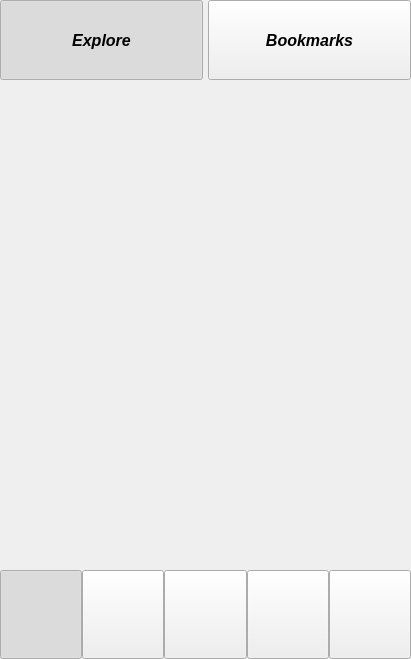
<?xml version="1.0" encoding="UTF-8"?>
<ui version="4.0">
 <class>HomePage</class>
 <widget class="QWidget" name="HomePage">
  <property name="enabled">
   <bool>true</bool>
  </property>
  <property name="geometry">
   <rect>
    <x>0</x>
    <y>0</y>
    <width>411</width>
    <height>659</height>
   </rect>
  </property>
  <property name="windowTitle">
   <string>HomePage</string>
  </property>
  <widget class="QWidget" name="footnav" native="true">
   <property name="geometry">
    <rect>
     <x>0</x>
     <y>570</y>
     <width>411</width>
     <height>89</height>
    </rect>
   </property>
   <property name="sizePolicy">
    <sizepolicy hsizetype="Fixed" vsizetype="Fixed">
     <horstretch>0</horstretch>
     <verstretch>0</verstretch>
    </sizepolicy>
   </property>
   <property name="autoFillBackground">
    <bool>false</bool>
   </property>
   <layout class="QHBoxLayout" name="horizontalLayout">
    <property name="spacing">
     <number>0</number>
    </property>
    <property name="leftMargin">
     <number>0</number>
    </property>
    <property name="topMargin">
     <number>0</number>
    </property>
    <property name="rightMargin">
     <number>0</number>
    </property>
    <property name="bottomMargin">
     <number>0</number>
    </property>
    <item>
     <widget class="QPushButton" name="homeBtn">
      <property name="sizePolicy">
       <sizepolicy hsizetype="Expanding" vsizetype="Expanding">
        <horstretch>0</horstretch>
        <verstretch>0</verstretch>
       </sizepolicy>
      </property>
      <property name="text">
       <string/>
      </property>
      <property name="icon">
       <iconset resource="res.qrc">
        <normaloff>:/res/home_icon.png</normaloff>:/res/home_icon.png</iconset>
      </property>
      <property name="iconSize">
       <size>
        <width>50</width>
        <height>50</height>
       </size>
      </property>
      <property name="checkable">
       <bool>true</bool>
      </property>
      <property name="checked">
       <bool>true</bool>
      </property>
     </widget>
    </item>
    <item>
     <widget class="QPushButton" name="followBtn">
      <property name="sizePolicy">
       <sizepolicy hsizetype="Expanding" vsizetype="Expanding">
        <horstretch>0</horstretch>
        <verstretch>0</verstretch>
       </sizepolicy>
      </property>
      <property name="text">
       <string/>
      </property>
      <property name="icon">
       <iconset resource="res.qrc">
        <normaloff>:/res/follow_icon.png</normaloff>:/res/follow_icon.png</iconset>
      </property>
      <property name="iconSize">
       <size>
        <width>50</width>
        <height>50</height>
       </size>
      </property>
      <property name="checkable">
       <bool>true</bool>
      </property>
     </widget>
    </item>
    <item>
     <widget class="QPushButton" name="publishBtn">
      <property name="sizePolicy">
       <sizepolicy hsizetype="Expanding" vsizetype="Expanding">
        <horstretch>0</horstretch>
        <verstretch>0</verstretch>
       </sizepolicy>
      </property>
      <property name="text">
       <string/>
      </property>
      <property name="icon">
       <iconset resource="res.qrc">
        <normaloff>:/res/publish_icon.png</normaloff>:/res/publish_icon.png</iconset>
      </property>
      <property name="iconSize">
       <size>
        <width>50</width>
        <height>50</height>
       </size>
      </property>
      <property name="checkable">
       <bool>true</bool>
      </property>
     </widget>
    </item>
    <item>
     <widget class="QPushButton" name="petBtn">
      <property name="sizePolicy">
       <sizepolicy hsizetype="Expanding" vsizetype="Expanding">
        <horstretch>0</horstretch>
        <verstretch>0</verstretch>
       </sizepolicy>
      </property>
      <property name="text">
       <string/>
      </property>
      <property name="icon">
       <iconset resource="res.qrc">
        <normaloff>:/res/cat_icon.png</normaloff>:/res/cat_icon.png</iconset>
      </property>
      <property name="iconSize">
       <size>
        <width>50</width>
        <height>50</height>
       </size>
      </property>
      <property name="checkable">
       <bool>true</bool>
      </property>
     </widget>
    </item>
    <item>
     <widget class="QPushButton" name="mineBtn">
      <property name="sizePolicy">
       <sizepolicy hsizetype="Expanding" vsizetype="Expanding">
        <horstretch>0</horstretch>
        <verstretch>0</verstretch>
       </sizepolicy>
      </property>
      <property name="text">
       <string/>
      </property>
      <property name="icon">
       <iconset resource="res.qrc">
        <normaloff>:/res/mine_icon.png</normaloff>:/res/mine_icon.png</iconset>
      </property>
      <property name="iconSize">
       <size>
        <width>50</width>
        <height>50</height>
       </size>
      </property>
      <property name="checkable">
       <bool>true</bool>
      </property>
     </widget>
    </item>
   </layout>
  </widget>
  <widget class="QStackedWidget" name="stackedWidget">
   <property name="geometry">
    <rect>
     <x>0</x>
     <y>0</y>
     <width>411</width>
     <height>570</height>
    </rect>
   </property>
   <property name="sizePolicy">
    <sizepolicy hsizetype="Fixed" vsizetype="Fixed">
     <horstretch>0</horstretch>
     <verstretch>0</verstretch>
    </sizepolicy>
   </property>
   <widget class="QWidget" name="homepage">
    <widget class="QWidget" name="headnav" native="true">
     <property name="geometry">
      <rect>
       <x>0</x>
       <y>0</y>
       <width>411</width>
       <height>80</height>
      </rect>
     </property>
     <property name="sizePolicy">
      <sizepolicy hsizetype="Fixed" vsizetype="Fixed">
       <horstretch>0</horstretch>
       <verstretch>0</verstretch>
      </sizepolicy>
     </property>
     <layout class="QHBoxLayout" name="horizontalLayout_2">
      <property name="spacing">
       <number>5</number>
      </property>
      <property name="leftMargin">
       <number>0</number>
      </property>
      <property name="topMargin">
       <number>0</number>
      </property>
      <property name="rightMargin">
       <number>0</number>
      </property>
      <property name="bottomMargin">
       <number>0</number>
      </property>
      <item>
       <widget class="QPushButton" name="recommendBtn">
        <property name="sizePolicy">
         <sizepolicy hsizetype="Expanding" vsizetype="Expanding">
          <horstretch>0</horstretch>
          <verstretch>0</verstretch>
         </sizepolicy>
        </property>
        <property name="font">
         <font>
          <pointsize>12</pointsize>
          <italic>true</italic>
          <bold>true</bold>
         </font>
        </property>
        <property name="text">
         <string>Explore</string>
        </property>
        <property name="checkable">
         <bool>true</bool>
        </property>
        <property name="checked">
         <bool>true</bool>
        </property>
       </widget>
      </item>
      <item>
       <widget class="QPushButton" name="followheadBtn">
        <property name="sizePolicy">
         <sizepolicy hsizetype="Expanding" vsizetype="Expanding">
          <horstretch>0</horstretch>
          <verstretch>0</verstretch>
         </sizepolicy>
        </property>
        <property name="font">
         <font>
          <pointsize>12</pointsize>
          <italic>true</italic>
          <bold>true</bold>
         </font>
        </property>
        <property name="text">
         <string>Bookmarks</string>
        </property>
        <property name="checkable">
         <bool>true</bool>
        </property>
       </widget>
      </item>
     </layout>
    </widget>
    <widget class="QScrollArea" name="contentScrollArea">
     <property name="geometry">
      <rect>
       <x>0</x>
       <y>80</y>
       <width>428</width>
       <height>491</height>
      </rect>
     </property>
     <property name="sizePolicy">
      <sizepolicy hsizetype="Fixed" vsizetype="Fixed">
       <horstretch>0</horstretch>
       <verstretch>0</verstretch>
      </sizepolicy>
     </property>
     <property name="frameShape">
      <enum>QFrame::NoFrame</enum>
     </property>
     <property name="lineWidth">
      <number>0</number>
     </property>
     <property name="verticalScrollBarPolicy">
      <enum>Qt::ScrollBarAlwaysOn</enum>
     </property>
     <property name="horizontalScrollBarPolicy">
      <enum>Qt::ScrollBarAlwaysOff</enum>
     </property>
     <property name="sizeAdjustPolicy">
      <enum>QAbstractScrollArea::AdjustToContents</enum>
     </property>
     <property name="widgetResizable">
      <bool>true</bool>
     </property>
     <widget class="QWidget" name="contentScrollAreaContent">
      <property name="geometry">
       <rect>
        <x>0</x>
        <y>0</y>
        <width>411</width>
        <height>491</height>
       </rect>
      </property>
      <property name="sizePolicy">
       <sizepolicy hsizetype="Preferred" vsizetype="Expanding">
        <horstretch>0</horstretch>
        <verstretch>0</verstretch>
       </sizepolicy>
      </property>
     </widget>
    </widget>
   </widget>
   <widget class="QWidget" name="followpage">
    <widget class="QPushButton" name="followpageheadBtn">
     <property name="geometry">
      <rect>
       <x>0</x>
       <y>0</y>
       <width>411</width>
       <height>80</height>
      </rect>
     </property>
     <property name="sizePolicy">
      <sizepolicy hsizetype="Fixed" vsizetype="Fixed">
       <horstretch>0</horstretch>
       <verstretch>0</verstretch>
      </sizepolicy>
     </property>
     <property name="font">
      <font>
       <pointsize>12</pointsize>
       <italic>true</italic>
       <bold>true</bold>
      </font>
     </property>
     <property name="text">
      <string>Following</string>
     </property>
    </widget>
    <widget class="QScrollArea" name="followScrollArea">
     <property name="geometry">
      <rect>
       <x>0</x>
       <y>80</y>
       <width>428</width>
       <height>491</height>
      </rect>
     </property>
     <property name="sizePolicy">
      <sizepolicy hsizetype="Fixed" vsizetype="Fixed">
       <horstretch>0</horstretch>
       <verstretch>0</verstretch>
      </sizepolicy>
     </property>
     <property name="frameShape">
      <enum>QFrame::NoFrame</enum>
     </property>
     <property name="lineWidth">
      <number>0</number>
     </property>
     <property name="verticalScrollBarPolicy">
      <enum>Qt::ScrollBarAlwaysOn</enum>
     </property>
     <property name="horizontalScrollBarPolicy">
      <enum>Qt::ScrollBarAlwaysOff</enum>
     </property>
     <property name="sizeAdjustPolicy">
      <enum>QAbstractScrollArea::AdjustToContents</enum>
     </property>
     <property name="widgetResizable">
      <bool>true</bool>
     </property>
     <widget class="QWidget" name="followScrollAreaContent">
      <property name="geometry">
       <rect>
        <x>0</x>
        <y>0</y>
        <width>411</width>
        <height>491</height>
       </rect>
      </property>
      <property name="sizePolicy">
       <sizepolicy hsizetype="Preferred" vsizetype="Expanding">
        <horstretch>0</horstretch>
        <verstretch>0</verstretch>
       </sizepolicy>
      </property>
     </widget>
    </widget>
   </widget>
   <widget class="QWidget" name="petpage">
    <property name="sizePolicy">
     <sizepolicy hsizetype="Preferred" vsizetype="Preferred">
      <horstretch>0</horstretch>
      <verstretch>0</verstretch>
     </sizepolicy>
    </property>
    <widget class="QPushButton" name="petpageheadBtn">
     <property name="geometry">
      <rect>
       <x>0</x>
       <y>0</y>
       <width>411</width>
       <height>80</height>
      </rect>
     </property>
     <property name="sizePolicy">
      <sizepolicy hsizetype="Fixed" vsizetype="Fixed">
       <horstretch>0</horstretch>
       <verstretch>0</verstretch>
      </sizepolicy>
     </property>
     <property name="font">
      <font>
       <pointsize>12</pointsize>
       <italic>true</italic>
       <bold>true</bold>
      </font>
     </property>
     <property name="text">
      <string>Pet</string>
     </property>
    </widget>
    <widget class="QScrollArea" name="petScrollArea">
     <property name="geometry">
      <rect>
       <x>0</x>
       <y>80</y>
       <width>428</width>
       <height>491</height>
      </rect>
     </property>
     <property name="sizePolicy">
      <sizepolicy hsizetype="Fixed" vsizetype="Expanding">
       <horstretch>0</horstretch>
       <verstretch>0</verstretch>
      </sizepolicy>
     </property>
     <property name="frameShape">
      <enum>QFrame::NoFrame</enum>
     </property>
     <property name="lineWidth">
      <number>0</number>
     </property>
     <property name="verticalScrollBarPolicy">
      <enum>Qt::ScrollBarAlwaysOn</enum>
     </property>
     <property name="horizontalScrollBarPolicy">
      <enum>Qt::ScrollBarAlwaysOff</enum>
     </property>
     <property name="sizeAdjustPolicy">
      <enum>QAbstractScrollArea::AdjustToContents</enum>
     </property>
     <property name="widgetResizable">
      <bool>true</bool>
     </property>
     <widget class="QWidget" name="petScrollAreaContent">
      <property name="geometry">
       <rect>
        <x>0</x>
        <y>0</y>
        <width>411</width>
        <height>491</height>
       </rect>
      </property>
      <property name="sizePolicy">
       <sizepolicy hsizetype="Preferred" vsizetype="Expanding">
        <horstretch>0</horstretch>
        <verstretch>0</verstretch>
       </sizepolicy>
      </property>
     </widget>
    </widget>
   </widget>
   <widget class="QWidget" name="minepage">
    <widget class="QPushButton" name="minepageheadBtn">
     <property name="geometry">
      <rect>
       <x>0</x>
       <y>0</y>
       <width>411</width>
       <height>80</height>
      </rect>
     </property>
     <property name="sizePolicy">
      <sizepolicy hsizetype="Fixed" vsizetype="Fixed">
       <horstretch>0</horstretch>
       <verstretch>0</verstretch>
      </sizepolicy>
     </property>
     <property name="font">
      <font>
       <pointsize>12</pointsize>
       <italic>true</italic>
       <bold>true</bold>
      </font>
     </property>
     <property name="text">
      <string>Profile</string>
     </property>
    </widget>
    <widget class="QWidget" name="profilewidget" native="true">
     <property name="geometry">
      <rect>
       <x>0</x>
       <y>80</y>
       <width>411</width>
       <height>491</height>
      </rect>
     </property>
     <property name="styleSheet">
      <string notr="true">background-color: rgb(230, 235, 224);
</string>
     </property>
     <widget class="QPushButton" name="avatarBtn">
      <property name="geometry">
       <rect>
        <x>30</x>
        <y>15</y>
        <width>80</width>
        <height>80</height>
       </rect>
      </property>
      <property name="sizePolicy">
       <sizepolicy hsizetype="Fixed" vsizetype="Fixed">
        <horstretch>0</horstretch>
        <verstretch>0</verstretch>
       </sizepolicy>
      </property>
      <property name="styleSheet">
       <string notr="true">background-color: rgb(230, 235, 224);
border: 5px solid;
border-radius:40px;</string>
      </property>
      <property name="text">
       <string/>
      </property>
      <property name="icon">
       <iconset resource="res.qrc">
        <normaloff>:/res/person_icon.png</normaloff>:/res/person_icon.png</iconset>
      </property>
      <property name="iconSize">
       <size>
        <width>80</width>
        <height>80</height>
       </size>
      </property>
     </widget>
     <widget class="Line" name="line">
      <property name="geometry">
       <rect>
        <x>0</x>
        <y>110</y>
        <width>411</width>
        <height>5</height>
       </rect>
      </property>
      <property name="styleSheet">
       <string notr="true">color: rgb(92, 164, 169);</string>
      </property>
      <property name="frameShadow">
       <enum>QFrame::Plain</enum>
      </property>
      <property name="lineWidth">
       <number>2</number>
      </property>
      <property name="orientation">
       <enum>Qt::Horizontal</enum>
      </property>
     </widget>
     <widget class="QLabel" name="headnamelabel">
      <property name="geometry">
       <rect>
        <x>130</x>
        <y>25</y>
        <width>71</width>
        <height>31</height>
       </rect>
      </property>
      <property name="sizePolicy">
       <sizepolicy hsizetype="Preferred" vsizetype="Expanding">
        <horstretch>0</horstretch>
        <verstretch>0</verstretch>
       </sizepolicy>
      </property>
      <property name="font">
       <font>
        <pointsize>13</pointsize>
        <bold>true</bold>
       </font>
      </property>
      <property name="text">
       <string>Name</string>
      </property>
     </widget>
     <widget class="QLabel" name="headusernamelabel">
      <property name="geometry">
       <rect>
        <x>130</x>
        <y>55</y>
        <width>111</width>
        <height>20</height>
       </rect>
      </property>
      <property name="sizePolicy">
       <sizepolicy hsizetype="Preferred" vsizetype="Expanding">
        <horstretch>0</horstretch>
        <verstretch>0</verstretch>
       </sizepolicy>
      </property>
      <property name="font">
       <font>
        <pointsize>11</pointsize>
        <italic>true</italic>
       </font>
      </property>
      <property name="text">
       <string>@username</string>
      </property>
     </widget>
     <widget class="QLabel" name="headtimelabel">
      <property name="geometry">
       <rect>
        <x>300</x>
        <y>80</y>
        <width>101</width>
        <height>20</height>
       </rect>
      </property>
      <property name="sizePolicy">
       <sizepolicy hsizetype="Expanding" vsizetype="Preferred">
        <horstretch>0</horstretch>
        <verstretch>0</verstretch>
       </sizepolicy>
      </property>
      <property name="font">
       <font>
        <pointsize>8</pointsize>
       </font>
      </property>
      <property name="text">
       <string>Joined 2021-12-31</string>
      </property>
     </widget>
     <widget class="QLabel" name="headfollowinglabel">
      <property name="geometry">
       <rect>
        <x>130</x>
        <y>80</y>
        <width>81</width>
        <height>20</height>
       </rect>
      </property>
      <property name="sizePolicy">
       <sizepolicy hsizetype="Expanding" vsizetype="Preferred">
        <horstretch>0</horstretch>
        <verstretch>0</verstretch>
       </sizepolicy>
      </property>
      <property name="font">
       <font>
        <pointsize>8</pointsize>
       </font>
      </property>
      <property name="text">
       <string>10 Following</string>
      </property>
     </widget>
     <widget class="QLabel" name="headfollowerlabel">
      <property name="geometry">
       <rect>
        <x>220</x>
        <y>80</y>
        <width>69</width>
        <height>20</height>
       </rect>
      </property>
      <property name="font">
       <font>
        <pointsize>8</pointsize>
       </font>
      </property>
      <property name="text">
       <string>20 Follower</string>
      </property>
     </widget>
     <widget class="Line" name="line_2">
      <property name="geometry">
       <rect>
        <x>0</x>
        <y>360</y>
        <width>411</width>
        <height>5</height>
       </rect>
      </property>
      <property name="styleSheet">
       <string notr="true">color: rgb(92, 164, 169);</string>
      </property>
      <property name="frameShadow">
       <enum>QFrame::Plain</enum>
      </property>
      <property name="lineWidth">
       <number>2</number>
      </property>
      <property name="orientation">
       <enum>Qt::Horizontal</enum>
      </property>
     </widget>
     <widget class="QToolButton" name="headeditBtn">
      <property name="geometry">
       <rect>
        <x>250</x>
        <y>30</y>
        <width>131</width>
        <height>30</height>
       </rect>
      </property>
      <property name="font">
       <font>
        <pointsize>11</pointsize>
       </font>
      </property>
      <property name="styleSheet">
       <string notr="true">border-radius: 5px;
background-color: rgb(237, 106, 90);
border: 1px solid;</string>
      </property>
      <property name="text">
       <string>Edit profile</string>
      </property>
      <property name="icon">
       <iconset resource="res.qrc">
        <normaloff>:/res/edit_icon.png</normaloff>:/res/edit_icon.png</iconset>
      </property>
      <property name="iconSize">
       <size>
        <width>30</width>
        <height>30</height>
       </size>
      </property>
      <property name="popupMode">
       <enum>QToolButton::InstantPopup</enum>
      </property>
      <property name="toolButtonStyle">
       <enum>Qt::ToolButtonTextBesideIcon</enum>
      </property>
     </widget>
     <widget class="QToolButton" name="footlogoutBtn">
      <property name="geometry">
       <rect>
        <x>251</x>
        <y>450</y>
        <width>92</width>
        <height>29</height>
       </rect>
      </property>
      <property name="sizePolicy">
       <sizepolicy hsizetype="Minimum" vsizetype="Fixed">
        <horstretch>0</horstretch>
        <verstretch>0</verstretch>
       </sizepolicy>
      </property>
      <property name="font">
       <font>
        <pointsize>11</pointsize>
       </font>
      </property>
      <property name="styleSheet">
       <string notr="true">border-radius: 5px;
background-color: rgb(237, 106, 90);
border: 1px solid;</string>
      </property>
      <property name="text">
       <string>Logout</string>
      </property>
      <property name="icon">
       <iconset resource="res.qrc">
        <normaloff>:/res/logout_icon.png</normaloff>:/res/logout_icon.png</iconset>
      </property>
      <property name="popupMode">
       <enum>QToolButton::InstantPopup</enum>
      </property>
      <property name="toolButtonStyle">
       <enum>Qt::ToolButtonTextBesideIcon</enum>
      </property>
     </widget>
     <widget class="QToolButton" name="footresetBtn">
      <property name="geometry">
       <rect>
        <x>40</x>
        <y>450</y>
        <width>151</width>
        <height>29</height>
       </rect>
      </property>
      <property name="sizePolicy">
       <sizepolicy hsizetype="Minimum" vsizetype="Fixed">
        <horstretch>0</horstretch>
        <verstretch>0</verstretch>
       </sizepolicy>
      </property>
      <property name="font">
       <font>
        <pointsize>11</pointsize>
       </font>
      </property>
      <property name="styleSheet">
       <string notr="true">border-radius: 5px;
background-color: rgb(237, 106, 90);
border: 1px solid;</string>
      </property>
      <property name="text">
       <string>Reset Password</string>
      </property>
      <property name="icon">
       <iconset resource="res.qrc">
        <normaloff>:/res/reset_icon.png</normaloff>:/res/reset_icon.png</iconset>
      </property>
      <property name="popupMode">
       <enum>QToolButton::InstantPopup</enum>
      </property>
      <property name="toolButtonStyle">
       <enum>Qt::ToolButtonTextBesideIcon</enum>
      </property>
     </widget>
     <widget class="QWidget" name="layoutWidget">
      <property name="geometry">
       <rect>
        <x>30</x>
        <y>130</y>
        <width>351</width>
        <height>211</height>
       </rect>
      </property>
      <layout class="QGridLayout" name="gridLayout">
       <item row="0" column="0">
        <widget class="QLabel" name="bodynamelabel">
         <property name="font">
          <font>
           <pointsize>11</pointsize>
           <bold>true</bold>
          </font>
         </property>
         <property name="text">
          <string>Name:</string>
         </property>
        </widget>
       </item>
       <item row="0" column="1">
        <widget class="QLineEdit" name="namelineedit">
         <property name="font">
          <font>
           <pointsize>11</pointsize>
          </font>
         </property>
         <property name="styleSheet">
          <string notr="true">border: 1px solid;
border-radius: 5px;</string>
         </property>
         <property name="readOnly">
          <bool>true</bool>
         </property>
        </widget>
       </item>
       <item row="1" column="0">
        <widget class="QLabel" name="bodysexlabel">
         <property name="font">
          <font>
           <pointsize>11</pointsize>
           <bold>true</bold>
          </font>
         </property>
         <property name="text">
          <string>Gender:</string>
         </property>
        </widget>
       </item>
       <item row="1" column="1">
        <widget class="QLineEdit" name="sexlineedit">
         <property name="font">
          <font>
           <pointsize>11</pointsize>
          </font>
         </property>
         <property name="styleSheet">
          <string notr="true">border: 1px solid;
border-radius: 5px;</string>
         </property>
         <property name="readOnly">
          <bool>true</bool>
         </property>
        </widget>
       </item>
       <item row="2" column="0">
        <widget class="QLabel" name="bodyagelabel">
         <property name="font">
          <font>
           <pointsize>11</pointsize>
           <bold>true</bold>
          </font>
         </property>
         <property name="text">
          <string>Age:</string>
         </property>
        </widget>
       </item>
       <item row="2" column="1">
        <widget class="QLineEdit" name="agelineedit">
         <property name="font">
          <font>
           <pointsize>11</pointsize>
          </font>
         </property>
         <property name="styleSheet">
          <string notr="true">border: 1px solid;
border-radius: 5px;</string>
         </property>
         <property name="readOnly">
          <bool>true</bool>
         </property>
        </widget>
       </item>
       <item row="3" column="0">
        <widget class="QLabel" name="bodyemaillabel">
         <property name="font">
          <font>
           <pointsize>11</pointsize>
           <bold>true</bold>
          </font>
         </property>
         <property name="text">
          <string>Email:</string>
         </property>
        </widget>
       </item>
       <item row="3" column="1">
        <widget class="QLineEdit" name="emaillineedit">
         <property name="font">
          <font>
           <pointsize>11</pointsize>
          </font>
         </property>
         <property name="styleSheet">
          <string notr="true">border: 1px solid;
border-radius: 5px;</string>
         </property>
         <property name="readOnly">
          <bool>true</bool>
         </property>
        </widget>
       </item>
       <item row="4" column="0">
        <widget class="QLabel" name="bodyphonelabel">
         <property name="font">
          <font>
           <pointsize>11</pointsize>
           <bold>true</bold>
          </font>
         </property>
         <property name="text">
          <string>Phone:</string>
         </property>
        </widget>
       </item>
       <item row="4" column="1">
        <widget class="QLineEdit" name="phonelineedit">
         <property name="font">
          <font>
           <pointsize>11</pointsize>
          </font>
         </property>
         <property name="styleSheet">
          <string notr="true">border: 1px solid;
border-radius: 5px;</string>
         </property>
         <property name="readOnly">
          <bool>true</bool>
         </property>
        </widget>
       </item>
       <item row="3" column="2">
        <widget class="QToolButton" name="bodycancelBtn">
         <property name="sizePolicy">
          <sizepolicy hsizetype="Minimum" vsizetype="Fixed">
           <horstretch>0</horstretch>
           <verstretch>0</verstretch>
          </sizepolicy>
         </property>
         <property name="font">
          <font>
           <pointsize>11</pointsize>
          </font>
         </property>
         <property name="styleSheet">
          <string notr="true">border-radius: 5px;
background-color: rgb(237, 106, 90);
border: 1px solid;</string>
         </property>
         <property name="text">
          <string>Cancel</string>
         </property>
         <property name="icon">
          <iconset resource="res.qrc">
           <normaloff>:/res/cancel_icon.png</normaloff>:/res/cancel_icon.png</iconset>
         </property>
         <property name="popupMode">
          <enum>QToolButton::InstantPopup</enum>
         </property>
         <property name="toolButtonStyle">
          <enum>Qt::ToolButtonTextBesideIcon</enum>
         </property>
         <property name="autoRaise">
          <bool>false</bool>
         </property>
        </widget>
       </item>
       <item row="1" column="2">
        <widget class="QToolButton" name="bodysubmitBtn">
         <property name="sizePolicy">
          <sizepolicy hsizetype="Minimum" vsizetype="Fixed">
           <horstretch>0</horstretch>
           <verstretch>0</verstretch>
          </sizepolicy>
         </property>
         <property name="font">
          <font>
           <pointsize>11</pointsize>
          </font>
         </property>
         <property name="styleSheet">
          <string notr="true">border-radius: 5px;
background-color: rgb(237, 106, 90);
border: 1px solid;</string>
         </property>
         <property name="text">
          <string>Submit</string>
         </property>
         <property name="icon">
          <iconset resource="res.qrc">
           <normaloff>:/res/submit_icon.png</normaloff>:/res/submit_icon.png</iconset>
         </property>
         <property name="popupMode">
          <enum>QToolButton::InstantPopup</enum>
         </property>
         <property name="toolButtonStyle">
          <enum>Qt::ToolButtonTextBesideIcon</enum>
         </property>
        </widget>
       </item>
      </layout>
     </widget>
     <widget class="QToolButton" name="footuserresBtn">
      <property name="geometry">
       <rect>
        <x>40</x>
        <y>380</y>
        <width>151</width>
        <height>29</height>
       </rect>
      </property>
      <property name="sizePolicy">
       <sizepolicy hsizetype="Minimum" vsizetype="Fixed">
        <horstretch>0</horstretch>
        <verstretch>0</verstretch>
       </sizepolicy>
      </property>
      <property name="font">
       <font>
        <pointsize>11</pointsize>
       </font>
      </property>
      <property name="styleSheet">
       <string notr="true">border-radius: 5px;
background-color: rgb(237, 106, 90);
border: 1px solid;</string>
      </property>
      <property name="text">
       <string>My Ressource</string>
      </property>
      <property name="icon">
       <iconset resource="res.qrc">
        <normaloff>:/res/resource_icon.png</normaloff>:/res/resource_icon.png</iconset>
      </property>
      <property name="popupMode">
       <enum>QToolButton::InstantPopup</enum>
      </property>
      <property name="toolButtonStyle">
       <enum>Qt::ToolButtonTextBesideIcon</enum>
      </property>
     </widget>
     <widget class="QToolButton" name="footusercommentBtn">
      <property name="geometry">
       <rect>
        <x>220</x>
        <y>380</y>
        <width>151</width>
        <height>29</height>
       </rect>
      </property>
      <property name="sizePolicy">
       <sizepolicy hsizetype="Minimum" vsizetype="Fixed">
        <horstretch>0</horstretch>
        <verstretch>0</verstretch>
       </sizepolicy>
      </property>
      <property name="font">
       <font>
        <pointsize>11</pointsize>
       </font>
      </property>
      <property name="styleSheet">
       <string notr="true">border-radius: 5px;
background-color: rgb(237, 106, 90);
border: 1px solid;</string>
      </property>
      <property name="text">
       <string>My Comment</string>
      </property>
      <property name="icon">
       <iconset resource="res.qrc">
        <normaloff>:/res/comment_icon.png</normaloff>:/res/comment_icon.png</iconset>
      </property>
      <property name="popupMode">
       <enum>QToolButton::InstantPopup</enum>
      </property>
      <property name="toolButtonStyle">
       <enum>Qt::ToolButtonTextBesideIcon</enum>
      </property>
     </widget>
     <widget class="Line" name="line_3">
      <property name="geometry">
       <rect>
        <x>0</x>
        <y>430</y>
        <width>411</width>
        <height>5</height>
       </rect>
      </property>
      <property name="styleSheet">
       <string notr="true">color: rgb(92, 164, 169);</string>
      </property>
      <property name="frameShadow">
       <enum>QFrame::Plain</enum>
      </property>
      <property name="lineWidth">
       <number>2</number>
      </property>
      <property name="orientation">
       <enum>Qt::Horizontal</enum>
      </property>
     </widget>
    </widget>
   </widget>
  </widget>
 </widget>
 <resources>
  <include location="res.qrc"/>
 </resources>
 <connections/>
</ui>
